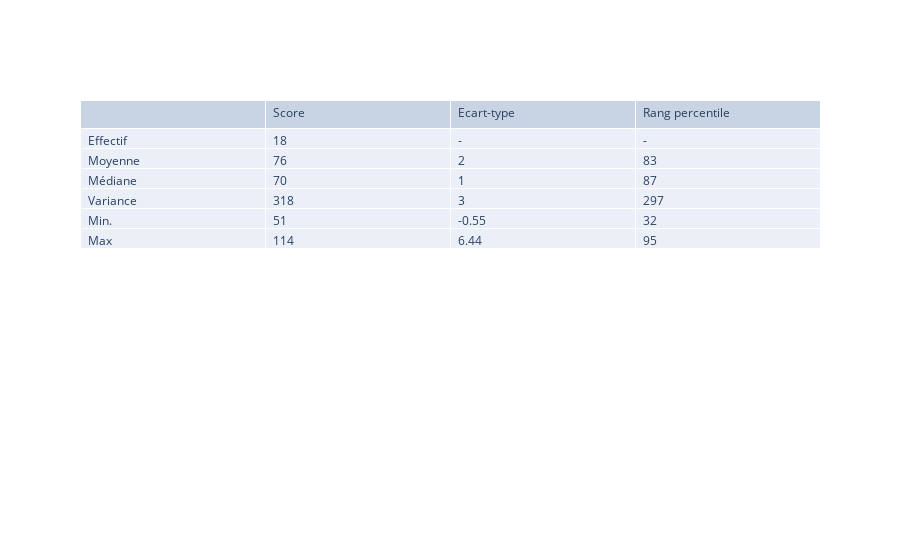

The code cell stored with this chart in its notebook:
### Code cell
display(HTML("<h3>Scores temps</h3>"))
display(HTML('<h4>1. Temps dénomination pour 100 items</h4>'))

df_deno=df_str[df_str["Temps dénomination pour 100 items"].notna()|(df_str["Temps dénomination pour 100 items"]!=0)]
nb = len(df_deno)

nb_avg = round(df_deno["Temps dénomination pour 100 items"].mean())
nb_med = round(df_deno["Temps dénomination pour 100 items"].median())
nb_var = round(df_deno["Temps dénomination pour 100 items"].var())
nb_min = df_deno["Temps dénomination pour 100 items"].min()
nb_max = df_deno["Temps dénomination pour 100 items"].max()
#
ec_avg = round(df_deno["Ecart type - Temps dénomination pour 100 items"].mean())
ec_med = round(df_deno["Ecart type - Temps dénomination pour 100 items"].median())
ec_var = round(df_deno["Ecart type - Temps dénomination pour 100 items"].var())
ec_min = df_deno["Ecart type - Temps dénomination pour 100 items"].min()
ec_max = df_deno["Ecart type - Temps dénomination pour 100 items"].max()
#
rp_avg = round(df_deno["Rang percentile - Temps dénomination pour 100 items"].mean())
rp_med = round(df_deno["Rang percentile - Temps dénomination pour 100 items"].median())
rp_var = round(df_deno["Rang percentile - Temps dénomination pour 100 items"].var())
rp_min = df_deno["Rang percentile - Temps dénomination pour 100 items"].min()
rp_max = df_deno["Rang percentile - Temps dénomination pour 100 items"].max()

columns = ['',"Score", "Ecart-type", "Rang percentile"]

myarr = [['Effectif', 'Moyenne', 'Médiane', 'Variance', 'Min.', 'Max']]
myarr.append([nb, nb_avg, nb_med, nb_var, nb_min, nb_max])
myarr.append(['-',ec_avg, ec_med, ec_var, ec_min, ec_max])
myarr.append(['-',rp_avg, rp_med, rp_var, rp_min, rp_max])

myarr

tab =  go.Table(
                columnwidth = [15,15],
                header=dict(values=list(columns),
                align='left'),
                cells=dict(values= myarr,align='left'))
fig = go.Figure(data=tab)
fig.show()

### Figure 1 — Plotly figure (JSON) as saved in the notebook; plotly's stock layout.template omitted (floating-point values rounded to 4 significant figures)
{"data": [{"cells": {"align": "left", "values": [["Effectif", "Moyenne", "Médiane", "Variance", "Min.", "Max"], [18, 76, 70, 318, 51, 114], ["-", 2, 1, 3, -0.55, 6.44], ["-", 83, 87, 297, 32, 95]]}, "columnwidth": [15, 15], "header": {"align": "left", "values": ["", "Score", "Ecart-type", "Rang percentile"]}, "type": "table"}], "layout": {}}
